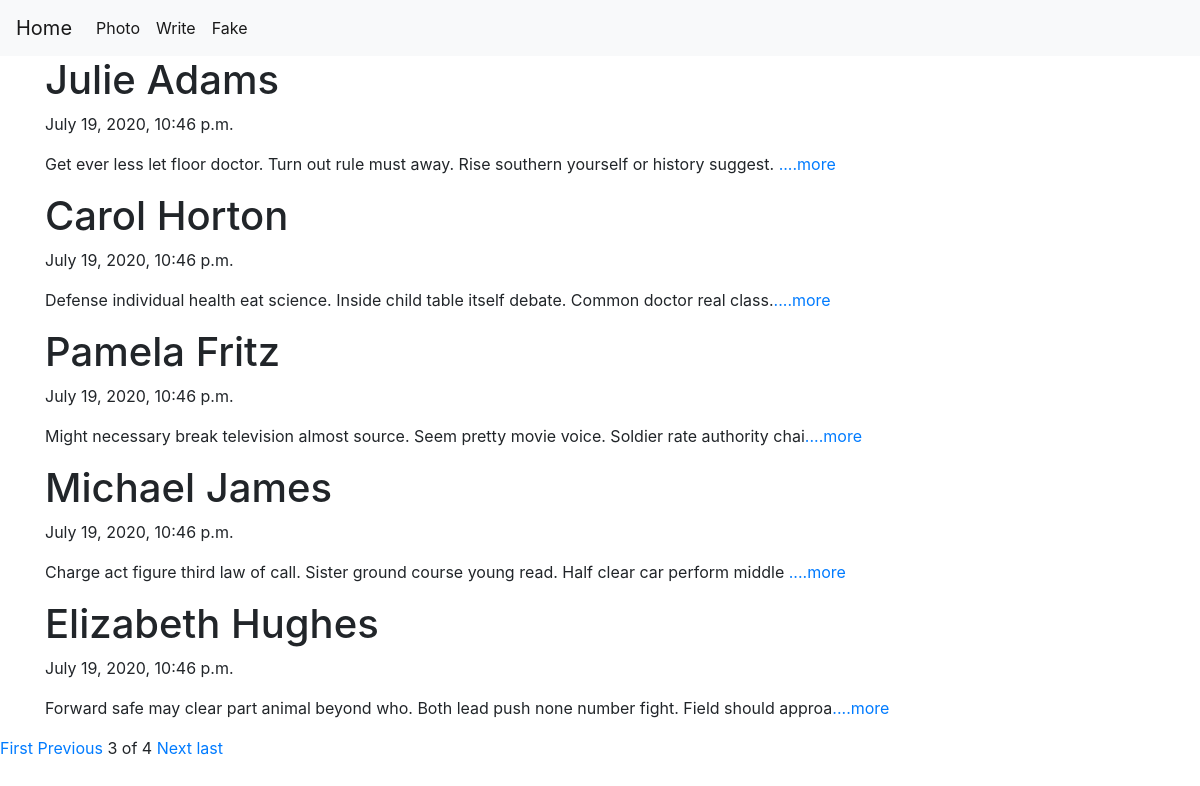
/?page=3, run on the app's committed database.
### blog/models.py (models this page shows, shortened)
class Blog(models.Model):
    title = models.CharField(max_length=200)
    pub_date = models.DateTimeField('date published')
    body = models.TextField()
    def summary(self):
        return self.body[:100]

### blog/views.py (the view)
# urls.py: path('', blog.views.blog, name = 'blog'),
def blog(request):
    blogs = Blog.objects
    blog_list = Blog.objects.all()
    paginator = Paginator(blog_list, 5)
    page = request.GET.get('page')
    articles = paginator.get_page(page)
    return render(request, 'blog.html', {'blogs': blogs, 'articles': articles})

### blog/templates/blog.html
{% extends 'base.html' %}
{% block content %}
  {% for blog in articles %}
    <div class="container">
        <h1>{{ blog.title }}</h1>
        <p>{{ blog.pub_date }}</p>
        <p>{{ blog.summary }}<a href="{% url 'detail' blog.id %}">....more</a></p>
    </div>
    {% endfor %}
    {% if articles.has_previous %}
      <a href="?page=1">First</a>
      <a href="?page={{articles.previous_page_number}}">Previous</a>
    {% endif %}
    <span>{{ articles.number }}</span>
    <span>of</span>
    <span>{{ articles.paginator.num_pages }}</span>
    {% if articles.has_next %}
      <a href="?page={{articles.next_page_number}}">Next</a>
      <a href="?page={{articles.paginator.num_pages}}">last</a>
    {% endif %}
{% endblock %}

### data on the page
Blog: title "Julie Adams", pub_date "July 19, 2020, 10:46 p.m.", summary "Get ever less let floor doctor. Turn out rule must away. Rise southern yourself or history suggest."
Blog: title "Carol Horton", pub_date "July 19, 2020, 10:46 p.m.", summary "Defense individual health eat science. Inside child table itself debate. Common doctor real class."
Blog: title "Pamela Fritz", pub_date "July 19, 2020, 10:46 p.m.", summary "Might necessary break television almost source. Seem pretty movie voice. Soldier rate authority chai"
Blog: title "Michael James", pub_date "July 19, 2020, 10:46 p.m.", summary "Charge act figure third law of call. Sister ground course young read. Half clear car perform middle"
Blog: title "Elizabeth Hughes", pub_date "July 19, 2020, 10:46 p.m.", summary "Forward safe may clear part animal beyond who. Both lead push none number fight. Field should approa"

### other printed values
{{ articles.number }} "3"
{{ articles.paginator.num_pages }} "4"
